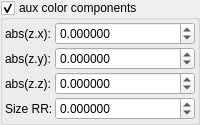
    <widget class="MyGroupBox" name="groupCheck_fold_color_aux_color_enabled_false">
     <property name="title">
      <string>aux color components</string>
     </property>
     <property name="checkable">
      <bool>true</bool>
     </property>
     <layout class="QVBoxLayout" name="verticalLayout_3">
      <property name="leftMargin">
       <number>2</number>
      </property>
      <property name="topMargin">
       <number>2</number>
      </property>
      <property name="rightMargin">
       <number>2</number>
      </property>
      <property name="bottomMargin">
       <number>2</number>
      </property>
      <item>
       <layout class="QGridLayout" name="gridLayout_16" columnstretch="0,1">
        <property name="spacing">
         <number>2</number>
        </property>
        <item row="2" column="0">
         <widget class="QLabel" name="label_38">
          <property name="text">
           <string>abs(z.z):</string>
          </property>
         </widget>
        </item>
        <item row="0" column="0">
         <widget class="QLabel" name="label_31">
          <property name="text">
           <string>abs(z.x):</string>
          </property>
         </widget>
        </item>
        <item row="1" column="0">
         <widget class="QLabel" name="label_39">
          <property name="text">
           <string>abs(z.y):</string>
          </property>
         </widget>
        </item>
        <item row="3" column="0">
         <widget class="QLabel" name="label_40">
          <property name="text">
           <string>Size RR:</string>
          </property>
         </widget>
        </item>
        <item row="0" column="1">
         <widget class="MyDoubleSpinBox" name="spinbox4_fold_color_difs_0000_x">
          <property name="sizePolicy">
           <sizepolicy hsizetype="Minimum" vsizetype="Maximum">
            <horstretch>0</horstretch>
            <verstretch>0</verstretch>
           </sizepolicy>
          </property>
          <property name="prefix">
           <string/>
          </property>
          <property name="suffix">
           <string/>
          </property>
          <property name="decimals">
           <number>6</number>
          </property>
          <property name="minimum">
           <double>-100.000000000000000</double>
          </property>
          <property name="maximum">
           <double>100.000000000000000</double>
          </property>
          <property name="singleStep">
           <double>0.100000000000000</double>
          </property>
         </widget>
        </item>
        <item row="1" column="1">
         <widget class="MyDoubleSpinBox" name="spinbox4_fold_color_difs_0000_y">
          <property name="sizePolicy">
           <sizepolicy hsizetype="Minimum" vsizetype="Maximum">
            <horstretch>0</horstretch>
            <verstretch>0</verstretch>
           </sizepolicy>
          </property>
          <property name="prefix">
           <string/>
          </property>
          <property name="suffix">
           <string/>
          </property>
          <property name="decimals">
           <number>6</number>
          </property>
          <property name="minimum">
           <double>-100.000000000000000</double>
          </property>
          <property name="maximum">
           <double>100.000000000000000</double>
          </property>
          <property name="singleStep">
           <double>0.100000000000000</double>
          </property>
         </widget>
        </item>
        <item row="2" column="1">
         <widget class="MyDoubleSpinBox" name="spinbox4_fold_color_difs_0000_z">
          <property name="sizePolicy">
           <sizepolicy hsizetype="Minimum" vsizetype="Maximum">
            <horstretch>0</horstretch>
            <verstretch>0</verstretch>
           </sizepolicy>
          </property>
          <property name="prefix">
           <string/>
          </property>
          <property name="suffix">
           <string/>
          </property>
          <property name="decimals">
           <number>6</number>
          </property>
          <property name="minimum">
           <double>-100.000000000000000</double>
          </property>
          <property name="maximum">
           <double>100.000000000000000</double>
          </property>
          <property name="singleStep">
           <double>0.100000000000000</double>
          </property>
         </widget>
        </item>
        <item row="3" column="1">
         <widget class="MyDoubleSpinBox" name="spinbox4_fold_color_difs_0000_w">
          <property name="sizePolicy">
           <sizepolicy hsizetype="Minimum" vsizetype="Maximum">
            <horstretch>0</horstretch>
            <verstretch>0</verstretch>
           </sizepolicy>
          </property>
          <property name="prefix">
           <string/>
          </property>
          <property name="suffix">
           <string/>
          </property>
          <property name="decimals">
           <number>6</number>
          </property>
          <property name="minimum">
           <double>-100.000000000000000</double>
          </property>
          <property name="maximum">
           <double>100.000000000000000</double>
          </property>
          <property name="singleStep">
           <double>0.100000000000000</double>
          </property>
         </widget>
        </item>
       </layout>
      </item>
     </layout>
    </widget>
